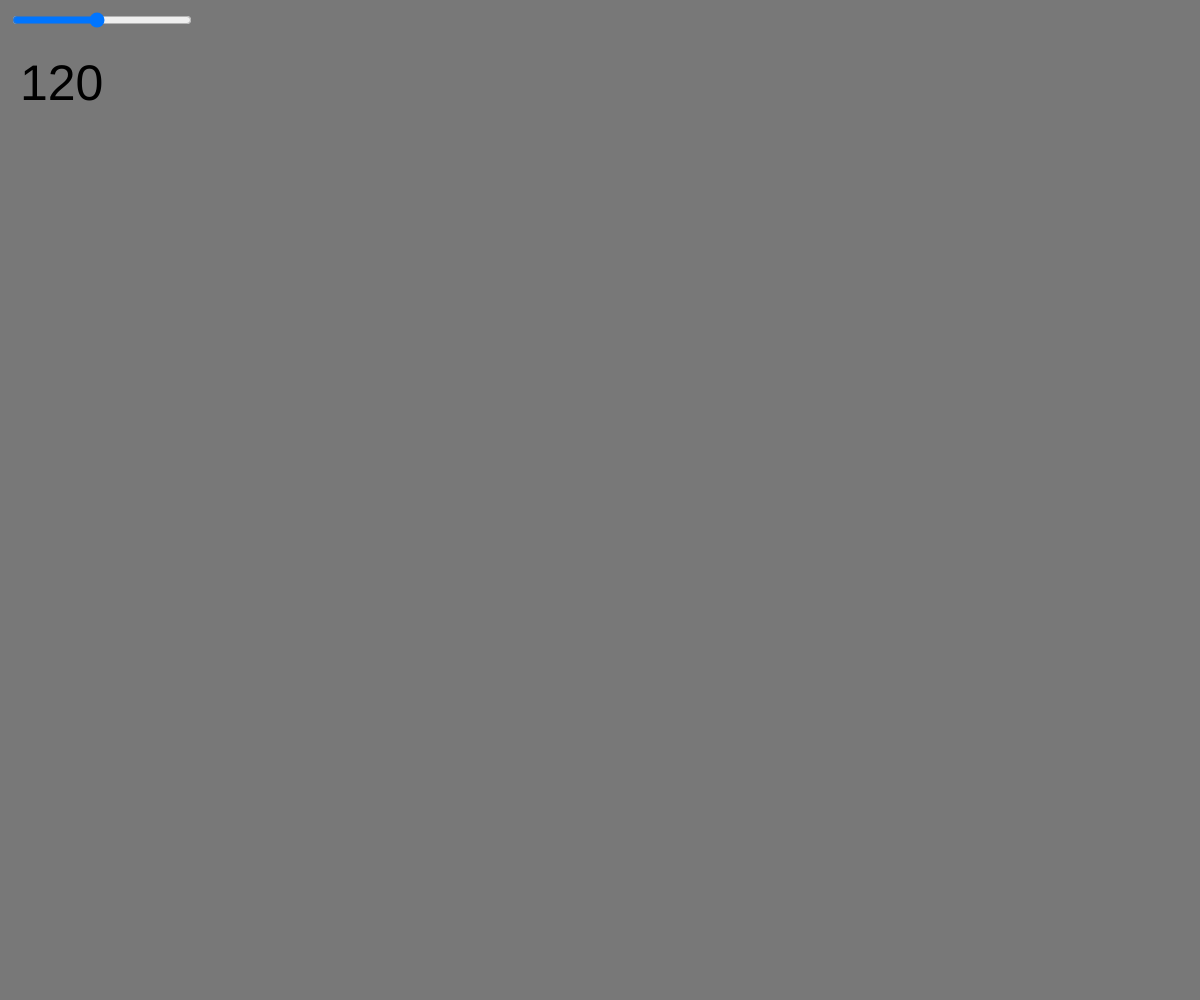
Frame 1 (no input)
Frame 60 (no input): identical to frame 1, image omitted
Frame 120 (the mouse pressed at the canvas centre since frame 60): identical to frame 1, image omitted

The p5.js sketch that drew this single still picture (run headless with seeded random() and noise() and a simulated clock; from frame 60 on, the mouse is pressed at the canvas centre):

// p5.js sketch
// ── sketch.js
// Project Title
// Your Name
// Date
//
// Extra for Experts:
// - describe what you did to take this project "above and beyond"

let slider;

function setup() {
  createCanvas(windowWidth, windowHeight);
  slider = createSlider(0, 255, 120, 10);
  slider.position(10,10);
  slider.style("width", "180px");
}

function draw() {
  background(slider.value());
  print(slider.value());
  textSize(50);
  text(slider.value(), 20,100);
}
